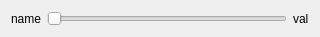
<?xml version="1.0" encoding="UTF-8"?>
<ui version="4.0">
 <class>NamedSilder</class>
 <widget class="QWidget" name="NamedSilder">
  <property name="geometry">
   <rect>
    <x>0</x>
    <y>0</y>
    <width>320</width>
    <height>36</height>
   </rect>
  </property>
  <property name="windowTitle">
   <string>Form</string>
  </property>
  <layout class="QHBoxLayout" name="horizontalLayout">
   <item>
    <widget class="QLabel" name="name">
     <property name="text">
      <string>name</string>
     </property>
    </widget>
   </item>
   <item>
    <widget class="QSlider" name="slider">
     <property name="orientation">
      <enum>Qt::Horizontal</enum>
     </property>
    </widget>
   </item>
   <item>
    <widget class="QLabel" name="val">
     <property name="text">
      <string>val</string>
     </property>
    </widget>
   </item>
  </layout>
 </widget>
 <resources/>
 <connections/>
</ui>
